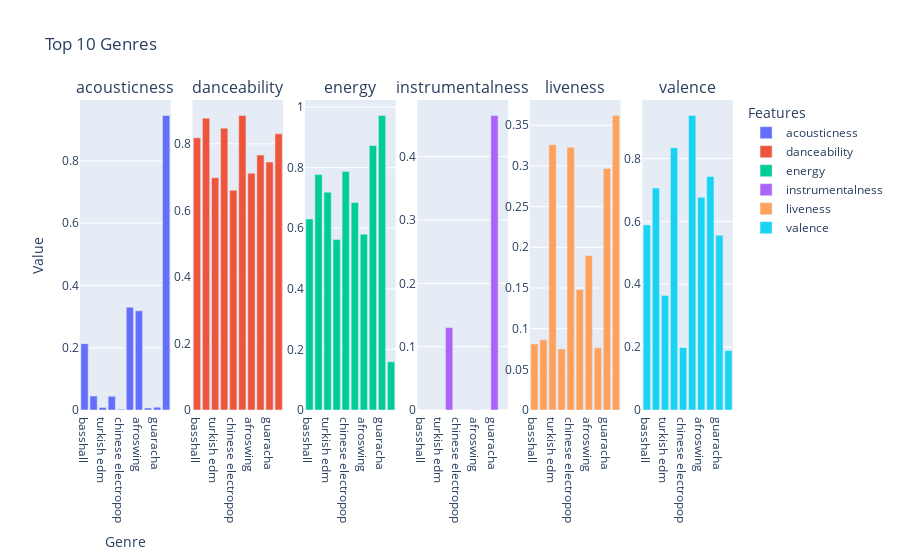

Source (notebook cell):
### Code cell
#top 10 genres based on popularity and plot the trends of various sound features grouped bar chart

top_10_genres=genre_data.sort_values(by='popularity',ascending=False).head(10)

features=['acousticness','danceability','energy','instrumentalness','liveness','valence']

fig=make_subplots(rows=1,cols=6,subplot_titles=tuple([feature for feature in features]))

for feature in features:
  fig.add_trace(go.Bar(x=top_10_genres['genres'],y=top_10_genres[feature],name=feature),row=1,col=features.index(feature)+1)

fig.update_layout(
    title='Top 10 Genres',
    xaxis_title='Genre',
    yaxis_title='Value',
    legend_title='Features',
    hovermode='x unified'
)

fig.show()

### Figure 1 — Plotly figure (JSON) as saved in the notebook; plotly's stock layout.template omitted (floating-point values rounded to 4 significant figures)
{"data": [{"name": "acousticness", "type": "bar", "x": ["basshall", "trap venezolano", "turkish edm", "south african house", "chinese electropop", "alberta hip hop", "afroswing", "afro soul", "guaracha", "indie triste"], "xaxis": "x", "y": [0.2132, 0.0446, 0.00829, 0.04383, 0.00257, 0.33, 0.3185, 0.00627, 0.00903, 0.946], "yaxis": "y"}, {"name": "danceability", "type": "bar", "x": ["basshall", "trap venezolano", "turkish edm", "south african house", "chinese electropop", "alberta hip hop", "afroswing", "afro soul", "guaracha", "indie triste"], "xaxis": "x2", "y": [0.818, 0.877, 0.698, 0.847, 0.66, 0.885, 0.7117, 0.766, 0.745, 0.83], "yaxis": "y2"}, {"name": "energy", "type": "bar", "x": ["basshall", "trap venezolano", "turkish edm", "south african house", "chinese electropop", "alberta hip hop", "afroswing", "afro soul", "guaracha", "indie triste"], "xaxis": "x3", "y": [0.6302, 0.777, 0.719, 0.5623, 0.787, 0.685, 0.5802, 0.873, 0.972, 0.159], "yaxis": "y3"}, {"name": "instrumentalness", "type": "bar", "x": ["basshall", "trap venezolano", "turkish edm", "south african house", "chinese electropop", "alberta hip hop", "afroswing", "afro soul", "guaracha", "indie triste"], "xaxis": "x4", "y": [2e-05, 3.46e-05, 4.01e-06, 0.1303, 0, 0, 0.0002579, 0, 0.465, 2.02e-05], "yaxis": "y4"}, {"name": "liveness", "type": "bar", "x": ["basshall", "trap venezolano", "turkish edm", "south african house", "chinese electropop", "alberta hip hop", "afroswing", "afro soul", "guaracha", "indie triste"], "xaxis": "x5", "y": [0.08107, 0.0863, 0.326, 0.07513, 0.323, 0.148, 0.19, 0.0764, 0.297, 0.362], "yaxis": "y5"}, {"name": "valence", "type": "bar", "x": ["basshall", "trap venezolano", "turkish edm", "south african house", "chinese electropop", "alberta hip hop", "afroswing", "afro soul", "guaracha", "indie triste"], "xaxis": "x6", "y": [0.5887, 0.706, 0.364, 0.8343, 0.199, 0.937, 0.6766, 0.743, 0.556, 0.189], "yaxis": "y6"}], "layout": {"annotations": [{"font": {"size": 16}, "showarrow": false, "text": "acousticness", "x": 0.06944, "xanchor": "center", "xref": "paper", "y": 1, "yanchor": "bottom", "yref": "paper"}, {"font": {"size": 16}, "showarrow": false, "text": "danceability", "x": 0.2417, "xanchor": "center", "xref": "paper", "y": 1, "yanchor": "bottom", "yref": "paper"}, {"font": {"size": 16}, "showarrow": false, "text": "energy", "x": 0.4139, "xanchor": "center", "xref": "paper", "y": 1, "yanchor": "bottom", "yref": "paper"}, {"font": {"size": 16}, "showarrow": false, "text": "instrumentalness", "x": 0.5861, "xanchor": "center", "xref": "paper", "y": 1, "yanchor": "bottom", "yref": "paper"}, {"font": {"size": 16}, "showarrow": false, "text": "liveness", "x": 0.7583, "xanchor": "center", "xref": "paper", "y": 1, "yanchor": "bottom", "yref": "paper"}, {"font": {"size": 16}, "showarrow": false, "text": "valence", "x": 0.9306, "xanchor": "center", "xref": "paper", "y": 1, "yanchor": "bottom", "yref": "paper"}], "hovermode": "x unified", "legend": {"title": {"text": "Features"}}, "title": {"text": "Top 10 Genres"}, "xaxis": {"anchor": "y", "domain": [0, 0.1389], "title": {"text": "Genre"}}, "xaxis2": {"anchor": "y2", "domain": [0.1722, 0.3111]}, "xaxis3": {"anchor": "y3", "domain": [0.3444, 0.4833]}, "xaxis4": {"anchor": "y4", "domain": [0.5167, 0.6556]}, "xaxis5": {"anchor": "y5", "domain": [0.6889, 0.8278]}, "xaxis6": {"anchor": "y6", "domain": [0.8611, 1]}, "yaxis": {"anchor": "x", "domain": [0, 1], "title": {"text": "Value"}}, "yaxis2": {"anchor": "x2", "domain": [0, 1]}, "yaxis3": {"anchor": "x3", "domain": [0, 1]}, "yaxis4": {"anchor": "x4", "domain": [0, 1]}, "yaxis5": {"anchor": "x5", "domain": [0, 1]}, "yaxis6": {"anchor": "x6", "domain": [0, 1]}}}
